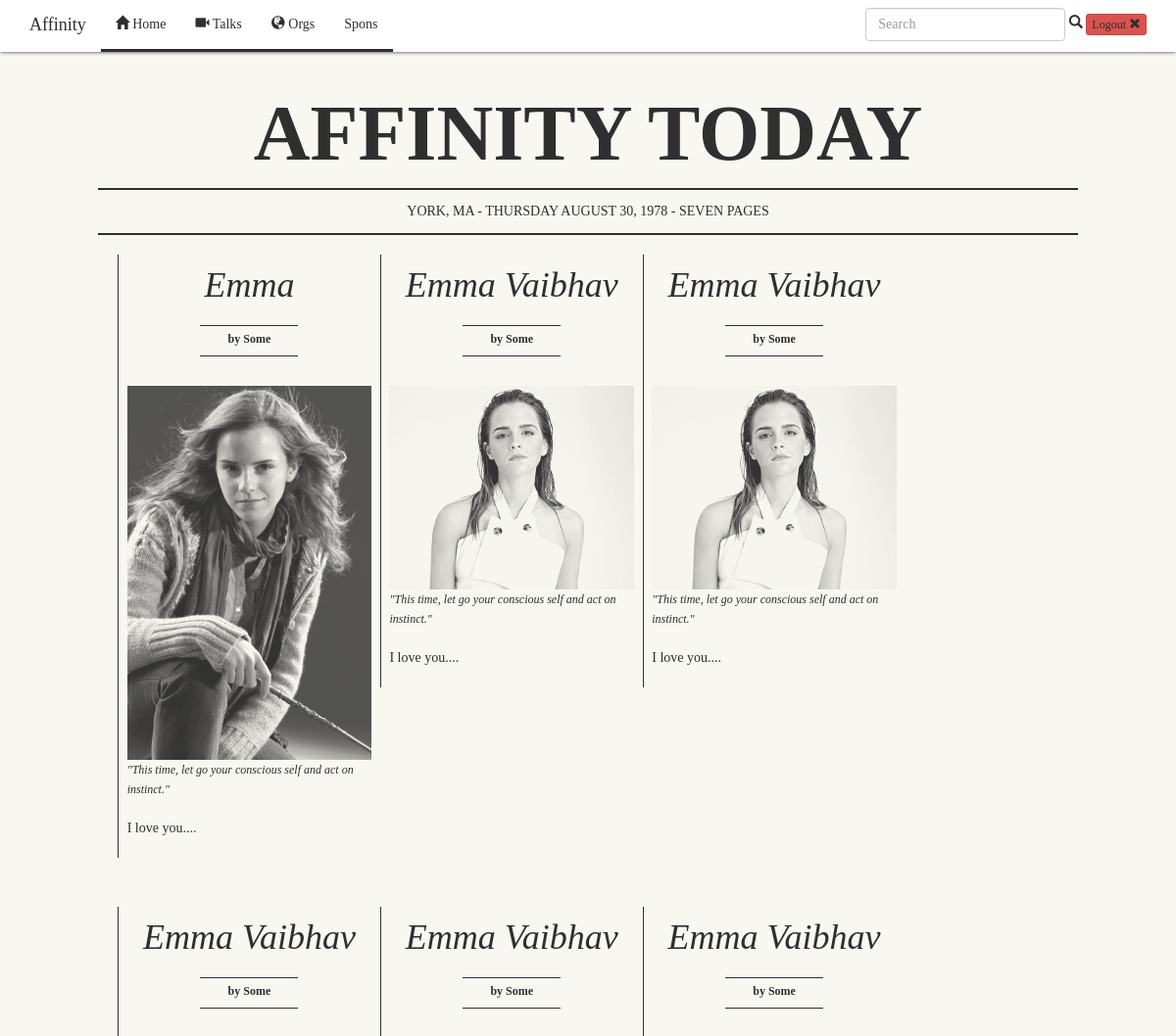
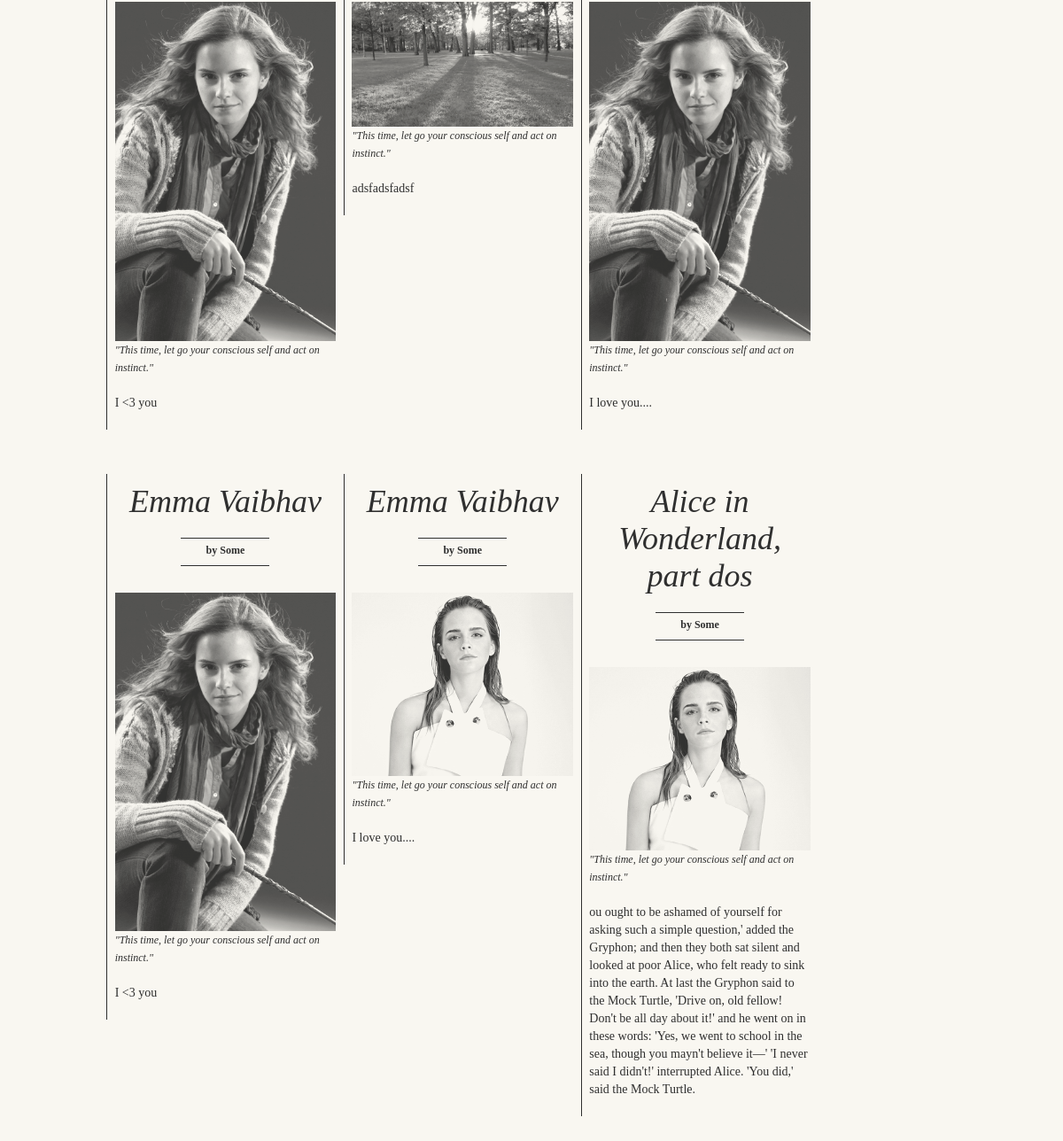
Page /app/today/ on the earlier database version (2 pictures, top to bottom).
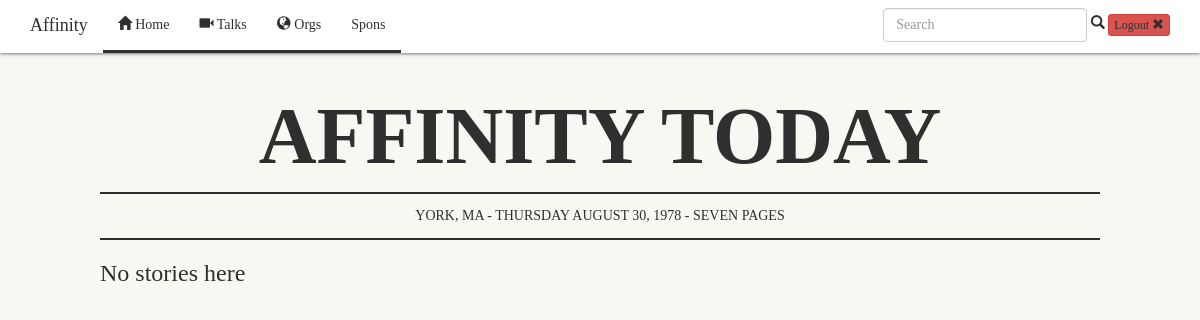
Same page on the later database version.
### story/models.py (models this page shows, shortened)
class Story(models.Model):
	ngo = models.ForeignKey(Ngo, on_delete=models.CASCADE)
	cause = models.ForeignKey(Cause, on_delete=models.CASCADE)
	story_title = models.CharField(max_length=250)
	cover = models.FileField()
	body = models.CharField(max_length=2000)

class Ngo(models.Model):
	cause = models.ForeignKey(Cause, on_delete=models.CASCADE)
	user = models.ForeignKey(User, unique=True)
	ngo_name = models.CharField(max_length=500)
	ngo_pic = models.FileField()
	ngo_cover = models.FileField()
	address = models.CharField(max_length=500 ,null='true')
	website = models.CharField(max_length=200,null='true')
	founded_date = models.DateField(null='true')
	contact = models.CharField(max_length=500,null='true')
	awards = models.CharField(max_length=1000,null='true')
	vision = models.CharField(max_length=1000,null='true')
	mission = models.CharField(max_length=1000,null='true')
	history = models.CharField(max_length=2000,null='true')
	body = models.CharField(max_length=2000,null='true')
	def __str__(self):
		return self.ngo_name

### story/views.py (the view)
class IndexView(generic.ListView):
	template_name = 'story/index.html'
	context_object_name = 'story_list'
	def get_queryset(self):
		return Story.objects.all()

### story/templates/story/index.html (shortened to what this page needs)
<!DOCTYPE html>
<html>
{% extends 'base.html'%}
{% load staticfiles %}
{% block body %}
  <div class="head">
    <div class="headerobjectswrapper">
        <header>Affinity Today</header>
    </div>
    <div class="subhead">York, MA - Thursday August 30, 1978 - Seven Pages</div>
</div>
{% if story_list %}
<div class="content">
<div class="rowl">
    <div class="collumns">
{% for story in story_list %}
        <div class="collumn">
            <div class="head"><span class="headline hl3"><a href="{% url 'story:detail' story.id %}">{{story.story_title}}</a></span><p><span class="headline hl4">by {{story.ngo}}</span></p></div>
            <figure class="figure">
                <img class="media" src="{{story.cover.url}}" id="img" alt="">
                <figcaption class="figcaption">"This time, let go your conscious self and act on instinct."</figcaption>
            </figure>
           <p>{{story.body}}</p></div>
	{% endfor %}
</div>
</div>
</div> </div>
{% else %}
	<h3>No stories here</h3>
{% endif %}
{% endblock %}

Differences in the rows shown:
removed Story: story_title "Emma", ngo "Some", cover (picture), body "I love you...."
removed Story: story_title "Emma Vaibhav", ngo "Some", cover (picture), body "I love you...."
removed Story: story_title "Emma Vaibhav", ngo "Some", cover (picture), body "I love you...."
removed Story: story_title "Emma Vaibhav", ngo "Some", cover (picture), body "I <3 you"
removed Story: story_title "Emma Vaibhav", ngo "Some", cover (picture), body "adsfadsfadsf"
removed Story: story_title "Emma Vaibhav", ngo "Some", cover (picture), body "I love you...."
removed Story: story_title "Emma Vaibhav", ngo "Some", cover (picture), body "I <3 you"
removed Story: story_title "Emma Vaibhav", ngo "Some", cover (picture), body "I love you...."
removed Story: story_title "Alice in Wonderland, part dos", ngo "Some", cover (picture), body "ou ought to be ashamed of yourself for asking such a simple question,' added the Gryphon; and then they both sat silent and looked at poor Alice, who felt ready to sink into the earth. At last the Gryphon said to the Mock Turtle, 'Drive on, old fellow! Don't be all day about it!' and he went on in these words: 'Yes, we went to school in the sea, though you mayn't believe it—' 'I never said I didn't!' interrupted Alice. 'You did,' said the Mock Turtle."
Other differences:
text now shown: "No stories here"
